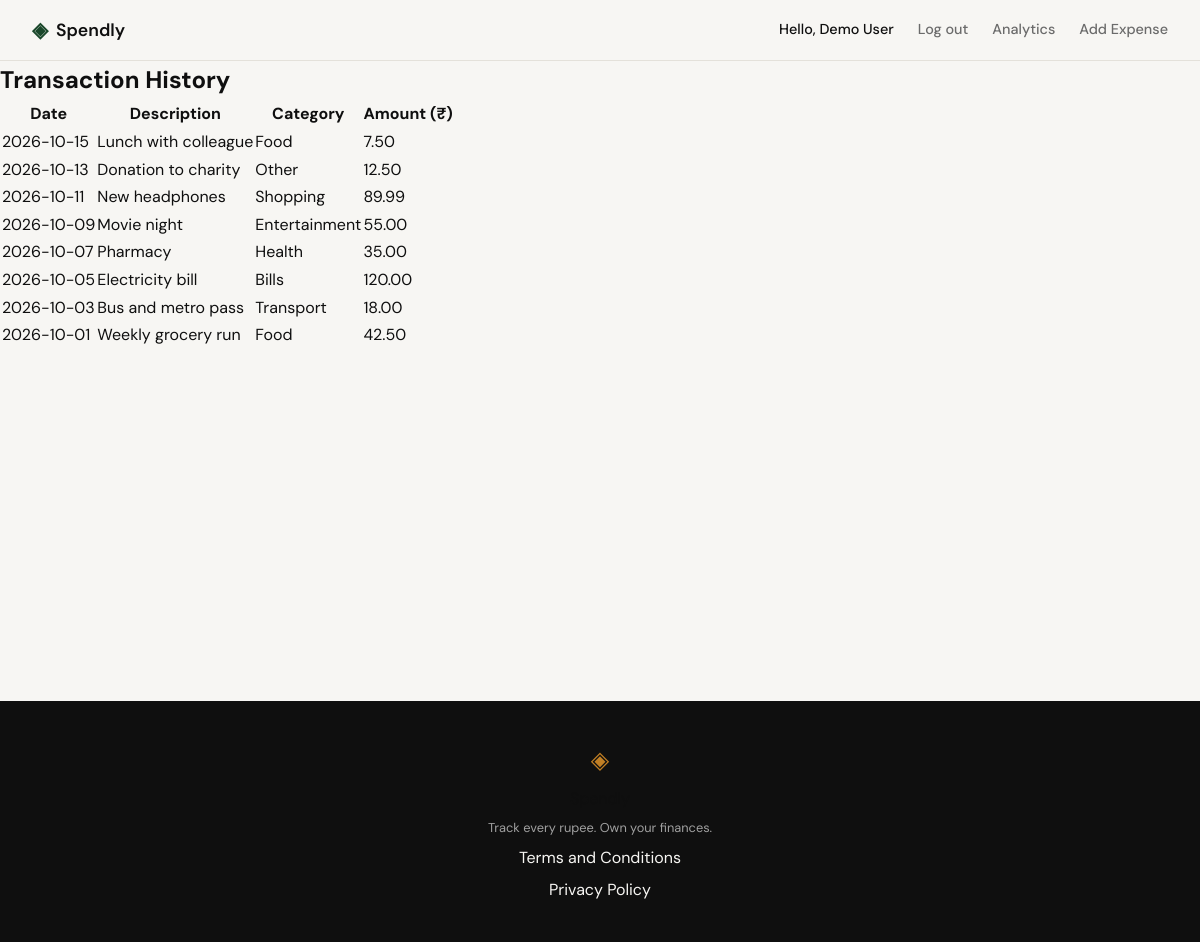
The app's page /profile/transactions (signed in), older data.
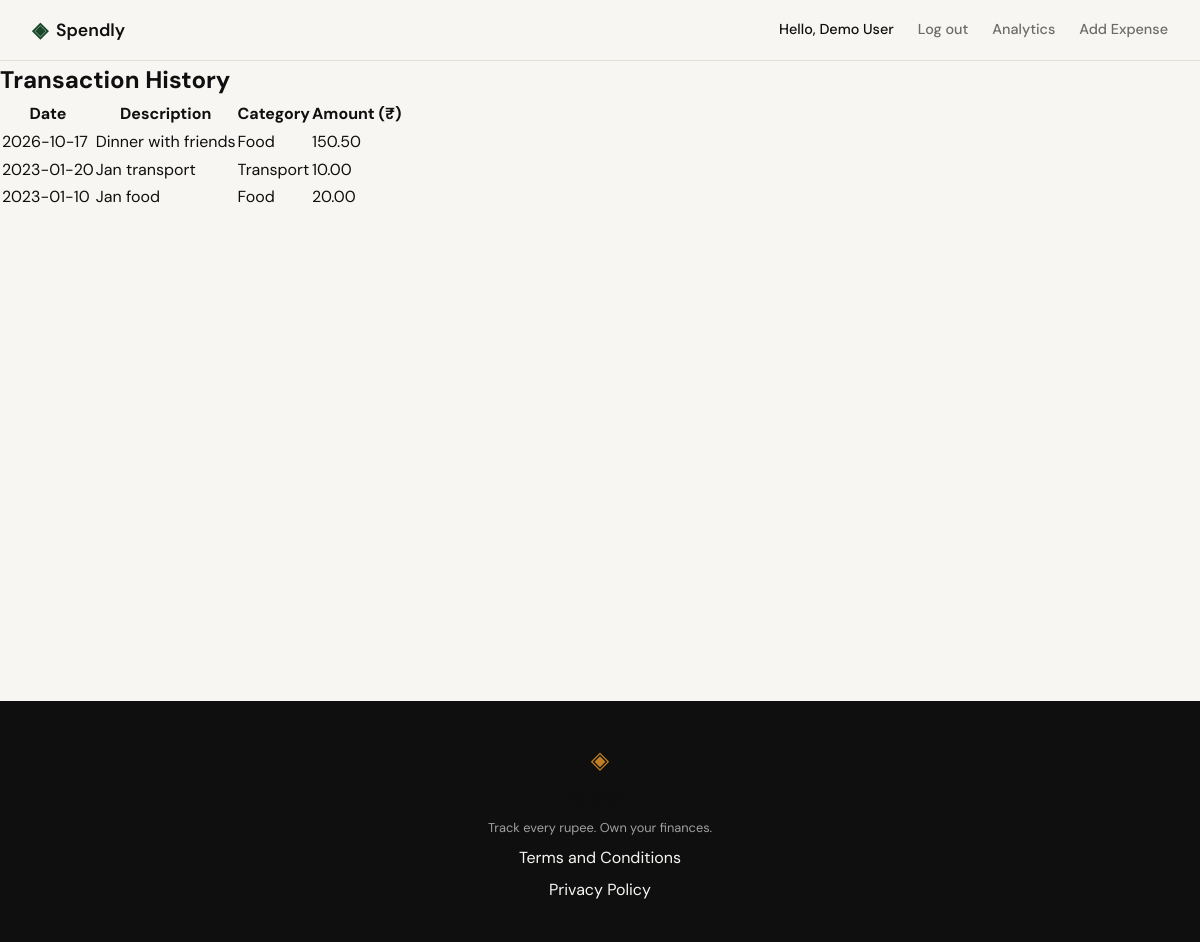
The same page, newer data.
### tables this page shows
CREATE TABLE expenses (
            id INTEGER PRIMARY KEY AUTOINCREMENT,
            user_id INTEGER NOT NULL REFERENCES users(id),
            amount REAL NOT NULL,
            category TEXT NOT NULL,
            date TEXT NOT NULL,
            description TEXT,
            created_at TEXT DEFAULT (datetime('now'))
        );

### app.py (the view)
@app.route("/profile/transactions")
def profile_transactions():
    user_id = session.get("user_id")
    if not user_id:
        flash("Please log in to view your profile.", "warning")
        return redirect(url_for("login"))
    expenses = get_expenses_by_user(user_id)
    return render_template("profile_transactions.html", expenses=expenses)

### app.py (called while the page is built)
@app.context_processor
def inject_user():
    user_id = session.get("user_id")
    if user_id:
        db = get_db()
        user = db.execute("SELECT id, name, email, created_at FROM users WHERE id = ?", (user_id,)).fetchone()
        db.close()
        if user:
            return {"user": dict(user), "request_path": request.path}
    return {"user": None, "request_path": request.path}

### database/db.py (called while the page is built)
def get_db():
    db = sqlite3.connect(DB_PATH)
    db.row_factory = sqlite3.Row
    db.execute("PRAGMA foreign_keys = ON")
    return db

def get_expenses_by_user(user_id, start_date=None, end_date=None):
    db = get_db()
    query = "SELECT id, amount, category, date, description FROM expenses WHERE user_id = ?"
    params = [user_id]
    if start_date and end_date:
        query += " AND date BETWEEN ? AND ?"
        params.extend([start_date, end_date])
    elif start_date:
        query += " AND date >= ?"
        params.append(start_date)
    elif end_date:
        query += " AND date <= ?"
        params.append(end_date)
    query += " ORDER BY date DESC"
    expenses = db.execute(query, tuple(params)).fetchall()
    db.close()
    return [dict(expense) for expense in expenses]

### templates/profile_transactions.html (shortened to what this page needs)
{% extends "base.html" %}
{% block content %}
<h2 class="my-4">Transaction History</h2>
{% if expenses %}
<table class="table table-striped">
  <thead>
    <tr>
      <th>Date</th>
      <th>Description</th>
      <th>Category</th>
      <th>Amount (₹)</th>
    </tr>
  </thead>
  <tbody>
    {% for expense in expenses %}
    <tr>
      <td>{{ expense.date }}</td>
      <td>{{ expense.description }}</td>
      <td>{{ expense.category }}</td>
      <td>{{ "%.2f"|format(expense.amount) }}</td>
    </tr>
    {% endfor %}
  </tbody>
</table>
{% else %}
<p>No transactions found.</p>
{% endif %}
{% endblock %}

Row changes from the older to the newer data that the page shows:
removed expenses: date "2026-10-15", description "Lunch with colleague", category "Food", amount "7.50"
removed expenses: date "2026-10-13", description "Donation to charity", category "Other", amount "12.50"
removed expenses: date "2026-10-11", description "New headphones", category "Shopping", amount "89.99"
removed expenses: date "2026-10-09", description "Movie night", category "Entertainment", amount "55.00"
removed expenses: date "2026-10-07", description "Pharmacy", category "Health", amount "35.00"
removed expenses: date "2026-10-05", description "Electricity bill", category "Bills", amount "120.00"
removed expenses: date "2026-10-03", description "Bus and metro pass", category "Transport", amount "18.00"
removed expenses: date "2026-10-01", description "Weekly grocery run", category "Food", amount "42.50"
added expenses: date "2026-10-17", description "Dinner with friends", category "Food", amount "150.50"
added expenses: date "2023-01-20", description "Jan transport", category "Transport", amount "10.00"
added expenses: date "2023-01-10", description "Jan food", category "Food", amount "20.00"
